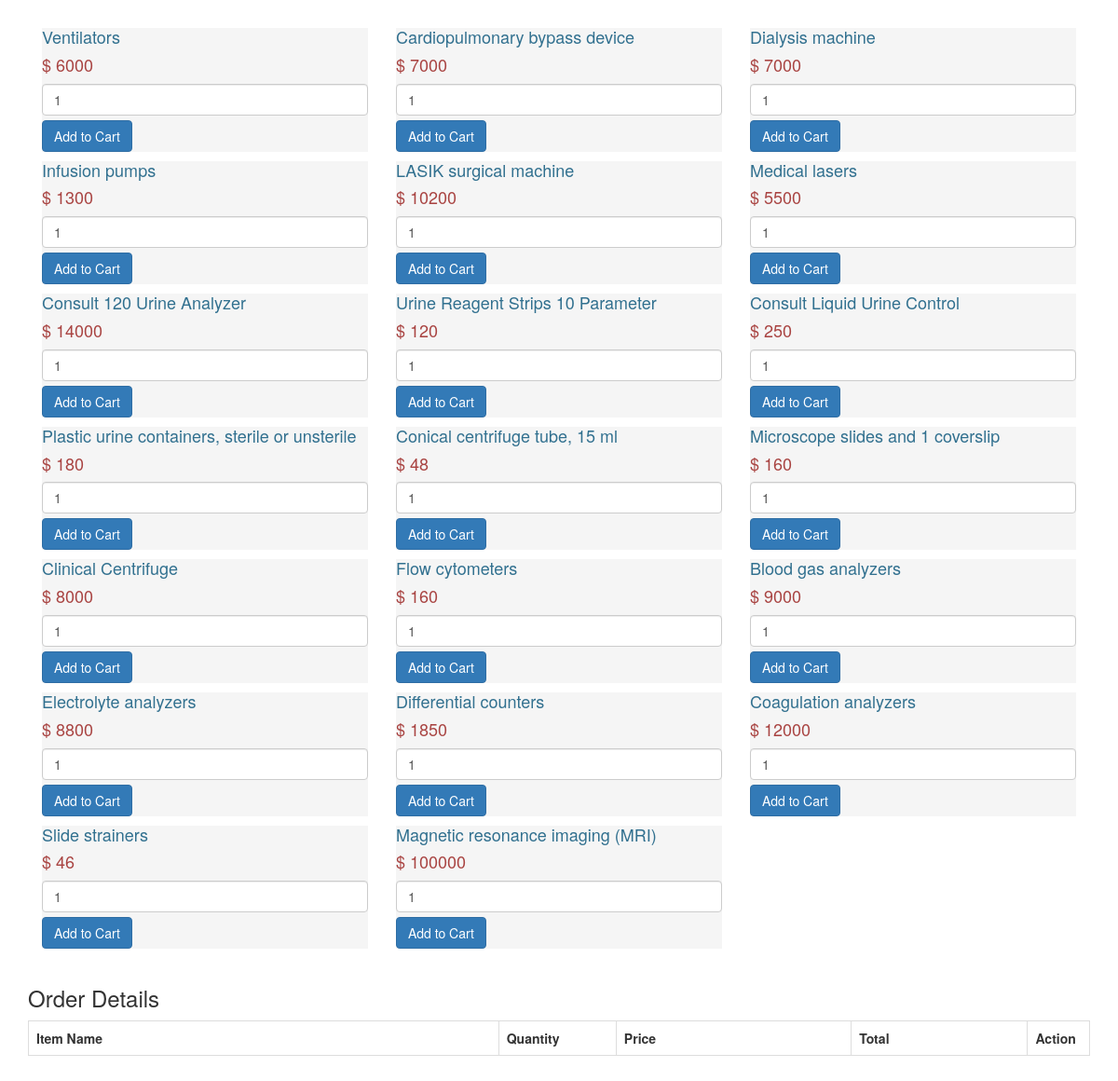
/s/index.php, run on the app's committed database.
### tables this page shows
CREATE TABLE `stock_information` (
  `StockID` int(11) NOT NULL,
  `StockName` varchar(50) NOT NULL,
  `QuantityInStock` int(11) NOT NULL,
  `buyPrice` double NOT NULL,
  `sellPrice` double NOT NULL
);

### s/index.php (the view, shortened to what this page needs)
<?php
$connect = mysqli_connect("localhost:3307", "root", "", "adstest");
?>
<!DOCTYPE html>
<html>
	<head>
		<link rel="stylesheet" href="https://maxcdn.bootstrapcdn.com/bootstrap/3.3.6/css/bootstrap.min.css" />
	</head>
	<body>
		<br />
		<div class="container">
			<?php
				$query = "SELECT * FROM stock_information";
				$result = mysqli_query($connect, $query);
				if(mysqli_num_rows($result) > 0)
				{
					while($row = mysqli_fetch_array($result))
					{
				?>
			<div class="col-md-4">
				<form method="post" action="index.php?action=add&id=<?php echo $row["StockID"]; ?>">
					<div style="background-color:whitesmoke;">
						<h4 class="text-info"><?php echo $row["StockName"]; ?></h4>
						<h4 class="text-danger">$ <?php echo $row["sellPrice"]; ?></h4>
						<input type="text" name="quantity" value="1" class="form-control" />
						<input type="submit" name="add_to_cart" style="margin-top:5px;" class="btn btn-primary" value="Add to Cart" />
					</div>
				</form>
			</div>
			<?php
					}
				}
			?>
			<br />
			<h3>Order Details</h3>
			<div class="table-responsive">
				<table class="table table-bordered">
					<tr>
						<th width="40%">Item Name</th>
						<th width="10%">Quantity</th>
						<th width="20%">Price</th>
						<th width="15%">Total</th>
						<th width="5%">Action</th>
					</tr>
				</table>
			</div>
		</div>
	<br />
	</body>
</html>

### data on the page
stock_information: StockName "Ventilators", sellPrice "6000"
stock_information: StockName "Cardiopulmonary bypass device", sellPrice "7000"
stock_information: StockName "Dialysis machine", sellPrice "7000"
stock_information: StockName "Infusion pumps", sellPrice "1300"
stock_information: StockName "LASIK surgical machine", sellPrice "10200"
stock_information: StockName "Medical lasers", sellPrice "5500"
stock_information: StockName "Consult 120 Urine Analyzer", sellPrice "14000"
stock_information: StockName "Urine Reagent Strips 10 Parameter", sellPrice "120"
stock_information: StockName "Consult Liquid Urine Control", sellPrice "250"
stock_information: StockName "Plastic urine containers, sterile or unsterile", sellPrice "180"
stock_information: StockName "Conical centrifuge tube, 15 ml", sellPrice "48"
stock_information: StockName "Microscope slides and 1 coverslip", sellPrice "160"
stock_information: StockName "Clinical Centrifuge", sellPrice "8000"
stock_information: StockName "Flow cytometers", sellPrice "160"
stock_information: StockName "Blood gas analyzers", sellPrice "9000"
stock_information: StockName "Electrolyte analyzers", sellPrice "8800"
stock_information: StockName "Differential counters", sellPrice "1850"
stock_information: StockName "Coagulation analyzers", sellPrice "12000"
stock_information: StockName "Slide strainers", sellPrice "46"
stock_information: StockName "Magnetic resonance imaging (MRI)", sellPrice "100000"
